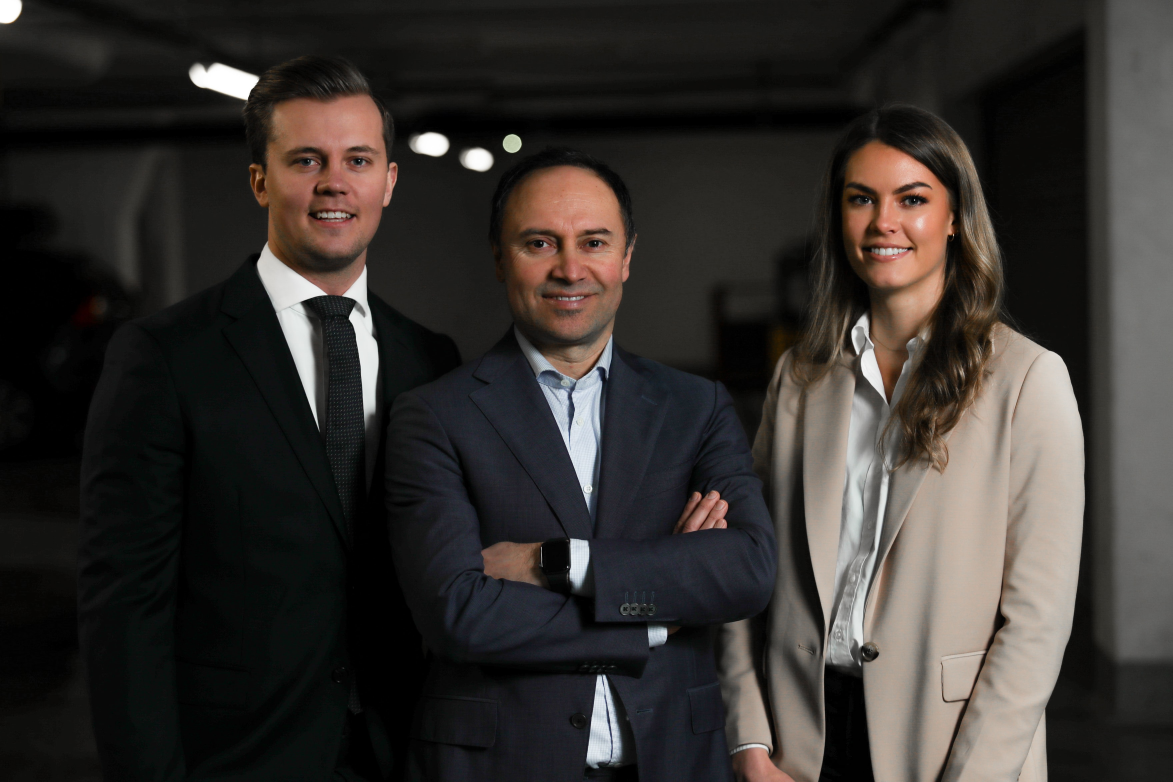
#> input picture mini_project/image detection/test.jpg, 3518 x 2345 px (shown at 1/3 size)
$ python face.py
#> lines starting #> are read from the running program, lines starting #| are printed output that depends on the picture; after the words box and inside, x2 and y2 are one past the last pixel; in counts of white or black regions, pixels touching at a corner belong together
import cv2

#loading haarcascade
face_cascade = cv2.CascadeClassifier('haarcascade_frontalface_default.xml')


#loading images
img = cv2.imread('test.jpg')
#> img is the input picture: shape (2345, 3518, 3); mean B, G, R 46.8, 49.9, 54
img = cv2.resize(img,(960,540))
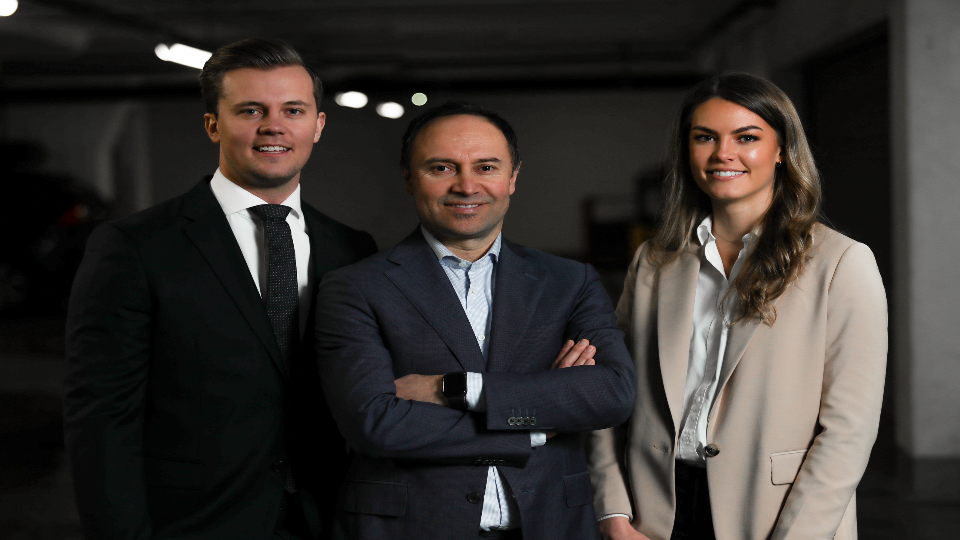
#> img: shape (540, 960, 3); mean B, G, R 46.7, 49.8, 53.9

#it only works in grayscale.So we have to convert it into grayscale

gray = cv2.cvtColor(img,cv2.COLOR_BGR2GRAY)
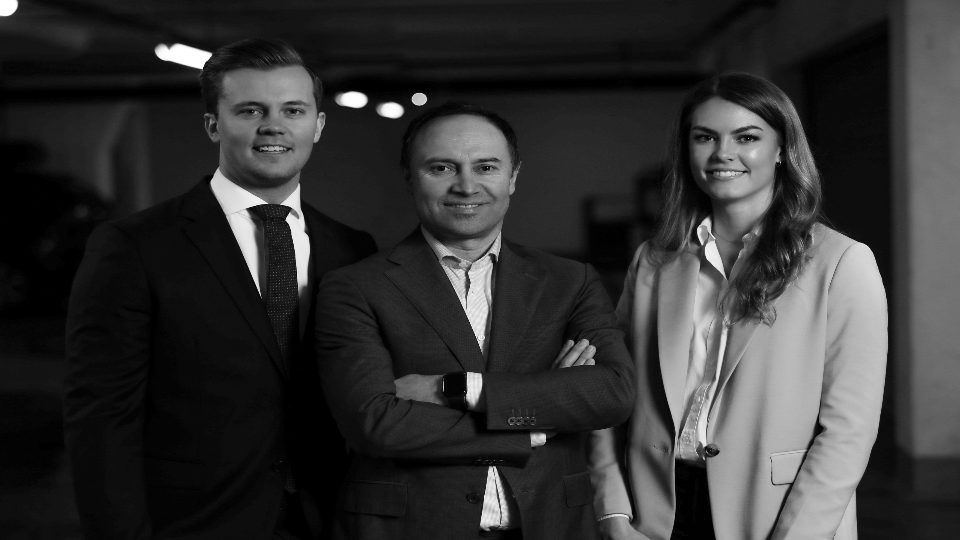
#> gray: shape (540, 960); min 0, max 255, mean 50.8

faces = face_cascade.detectMultiScale(gray,1.1,4)
#> faces = [[680, 100, 96, 96], [222, 68, 105, 105], [414, 126, 106, 106]]

for(x,y,w,h) in faces:
    cv2.rectangle(img,(x,y),(x+w,y+h),(255,0,0),2)
#> this loop made 3 passes
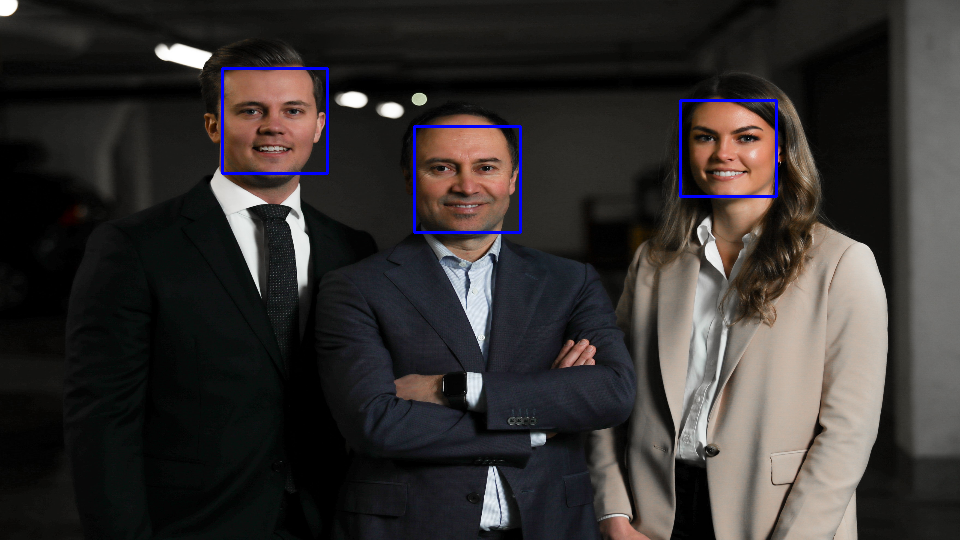
#> img: shape (540, 960, 3); 0.71% of pixels changed, all inside (x1, y1, x2, y2) = (221, 67, 778, 234)

cv2.imshow('img',img)
print ("press any key to exit")
cv2.waitKey()
